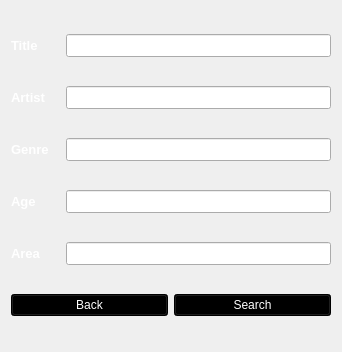
<?xml version="1.0" encoding="UTF-8"?>
<ui version="4.0">
 <class>SearchWindow</class>
 <widget class="QWidget" name="SearchWindow">
  <property name="geometry">
   <rect>
    <x>0</x>
    <y>0</y>
    <width>342</width>
    <height>352</height>
   </rect>
  </property>
  <property name="sizePolicy">
   <sizepolicy hsizetype="Fixed" vsizetype="Fixed">
    <horstretch>0</horstretch>
    <verstretch>0</verstretch>
   </sizepolicy>
  </property>
  <property name="minimumSize">
   <size>
    <width>342</width>
    <height>352</height>
   </size>
  </property>
  <property name="maximumSize">
   <size>
    <width>342</width>
    <height>352</height>
   </size>
  </property>
  <property name="windowTitle">
   <string>Search</string>
  </property>
  <property name="windowIcon">
   <iconset resource="Resources/main.qrc">
    <normaloff>:/Icons/Icons/spotify.png</normaloff>:/Icons/Icons/spotify.png</iconset>
  </property>
  <property name="styleSheet">
   <string notr="true">background-image: url(:/Background/background/darkgreen.png);</string>
  </property>
  <layout class="QGridLayout" name="gridLayout">
   <item row="0" column="0">
    <layout class="QHBoxLayout" name="horizontalLayout">
     <item>
      <widget class="QLabel" name="Title_lbl">
       <property name="font">
        <font>
         <pointsize>10</pointsize>
         <weight>75</weight>
         <bold>true</bold>
        </font>
       </property>
       <property name="styleSheet">
        <string notr="true">background-image: url(:/Background/background/transparent.png);
color: rgb(255, 255, 255);</string>
       </property>
       <property name="text">
        <string>Title</string>
       </property>
      </widget>
     </item>
     <item>
      <widget class="QLineEdit" name="title_lineEdit">
       <property name="maximumSize">
        <size>
         <width>265</width>
         <height>16777215</height>
        </size>
       </property>
       <property name="font">
        <font>
         <pointsize>10</pointsize>
         <weight>50</weight>
         <bold>false</bold>
        </font>
       </property>
       <property name="styleSheet">
        <string notr="true">background-image: url(:/Background/background/transparent.png);
</string>
       </property>
      </widget>
     </item>
    </layout>
   </item>
   <item row="2" column="0">
    <layout class="QHBoxLayout" name="horizontalLayout_5">
     <item>
      <widget class="QLabel" name="Genre_lbl">
       <property name="font">
        <font>
         <pointsize>10</pointsize>
         <weight>75</weight>
         <bold>true</bold>
        </font>
       </property>
       <property name="styleSheet">
        <string notr="true">background-image: url(:/Background/background/transparent.png);
color: rgb(255, 255, 255);</string>
       </property>
       <property name="text">
        <string>Genre</string>
       </property>
      </widget>
     </item>
     <item>
      <widget class="QLineEdit" name="Genre_lineEdit">
       <property name="maximumSize">
        <size>
         <width>265</width>
         <height>16777215</height>
        </size>
       </property>
       <property name="font">
        <font>
         <pointsize>10</pointsize>
         <weight>50</weight>
         <bold>false</bold>
        </font>
       </property>
       <property name="styleSheet">
        <string notr="true">background-image: url(:/Background/background/transparent.png);
</string>
       </property>
      </widget>
     </item>
    </layout>
   </item>
   <item row="1" column="0">
    <layout class="QHBoxLayout" name="horizontalLayout_2">
     <item>
      <widget class="QLabel" name="Artist_lbl">
       <property name="font">
        <font>
         <pointsize>10</pointsize>
         <weight>75</weight>
         <bold>true</bold>
        </font>
       </property>
       <property name="styleSheet">
        <string notr="true">background-image: url(:/Background/background/transparent.png);
color: rgb(255, 255, 255);</string>
       </property>
       <property name="text">
        <string>Artist</string>
       </property>
      </widget>
     </item>
     <item>
      <widget class="QLineEdit" name="Artist_lineEdit">
       <property name="minimumSize">
        <size>
         <width>0</width>
         <height>0</height>
        </size>
       </property>
       <property name="maximumSize">
        <size>
         <width>265</width>
         <height>16777215</height>
        </size>
       </property>
       <property name="font">
        <font>
         <pointsize>10</pointsize>
         <weight>50</weight>
         <bold>false</bold>
        </font>
       </property>
       <property name="styleSheet">
        <string notr="true">background-image: url(:/Background/background/transparent.png);
</string>
       </property>
      </widget>
     </item>
    </layout>
   </item>
   <item row="3" column="0">
    <layout class="QHBoxLayout" name="horizontalLayout_3">
     <item>
      <widget class="QLabel" name="Age_lbl">
       <property name="font">
        <font>
         <pointsize>10</pointsize>
         <weight>75</weight>
         <bold>true</bold>
        </font>
       </property>
       <property name="styleSheet">
        <string notr="true">background-image: url(:/Background/background/transparent.png);
color: rgb(255, 255, 255);</string>
       </property>
       <property name="text">
        <string>Age</string>
       </property>
      </widget>
     </item>
     <item>
      <widget class="QLineEdit" name="Genre_lineEdit_2">
       <property name="minimumSize">
        <size>
         <width>0</width>
         <height>0</height>
        </size>
       </property>
       <property name="maximumSize">
        <size>
         <width>265</width>
         <height>16777215</height>
        </size>
       </property>
       <property name="font">
        <font>
         <pointsize>10</pointsize>
         <weight>50</weight>
         <bold>false</bold>
        </font>
       </property>
       <property name="styleSheet">
        <string notr="true">background-image: url(:/Background/background/transparent.png);
</string>
       </property>
      </widget>
     </item>
    </layout>
   </item>
   <item row="4" column="0">
    <layout class="QHBoxLayout" name="horizontalLayout_4">
     <item>
      <widget class="QLabel" name="Area_lbl">
       <property name="font">
        <font>
         <pointsize>10</pointsize>
         <weight>75</weight>
         <bold>true</bold>
        </font>
       </property>
       <property name="styleSheet">
        <string notr="true">background-image: url(:/Background/background/transparent.png);
color: rgb(255, 255, 255);</string>
       </property>
       <property name="text">
        <string>Area</string>
       </property>
      </widget>
     </item>
     <item>
      <widget class="QLineEdit" name="Area_lineEdit">
       <property name="maximumSize">
        <size>
         <width>265</width>
         <height>16777215</height>
        </size>
       </property>
       <property name="font">
        <font>
         <pointsize>10</pointsize>
         <weight>50</weight>
         <bold>false</bold>
        </font>
       </property>
       <property name="styleSheet">
        <string notr="true">background-image: url(:/Background/background/transparent.png);
</string>
       </property>
      </widget>
     </item>
    </layout>
   </item>
   <item row="5" column="0">
    <layout class="QHBoxLayout" name="horizontalLayout_6">
     <item>
      <widget class="QPushButton" name="back_btn">
       <property name="styleSheet">
        <string notr="true">color: rgb(255, 255, 255);
background-color: rgb(0, 0, 0);</string>
       </property>
       <property name="text">
        <string>Back</string>
       </property>
      </widget>
     </item>
     <item>
      <widget class="QPushButton" name="search_btn">
       <property name="styleSheet">
        <string notr="true">color: rgb(255, 255, 255);
background-color: rgb(0, 0, 0);</string>
       </property>
       <property name="text">
        <string>Search</string>
       </property>
      </widget>
     </item>
    </layout>
   </item>
  </layout>
 </widget>
 <resources>
  <include location="Resources/main.qrc"/>
 </resources>
 <connections/>
</ui>
